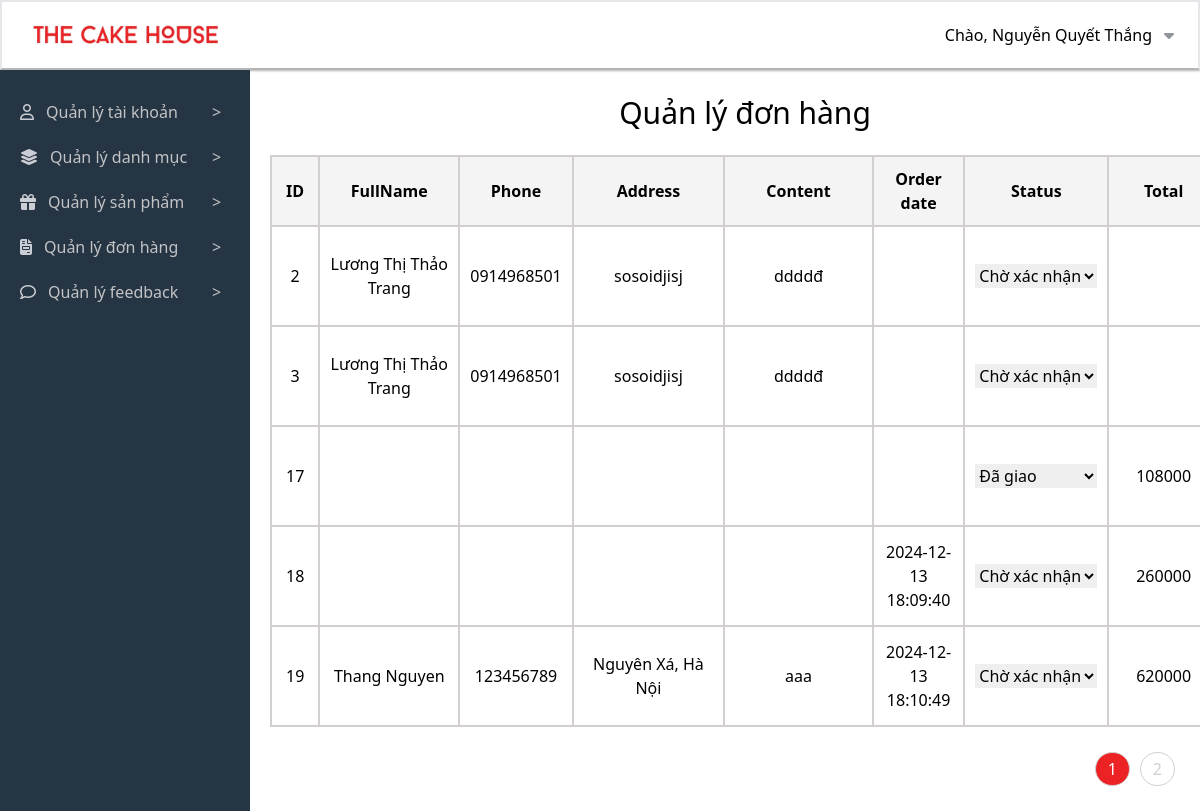
Screenshot of /admincp/index.php?action=quanlydonhang&query=lietke (signed in) with the database file from the repository.
### tables this page shows
CREATE TABLE `user` (
  `id` int(11) NOT NULL,
  `fullname` varchar(50) DEFAULT NULL,
  `avatar` varchar(200) DEFAULT NULL,
  `email` varchar(150) DEFAULT NULL,
  `phone` varchar(20) DEFAULT NULL,
  `address` varchar(200) DEFAULT NULL,
  `password` varchar(32) DEFAULT NULL,
  `role_id` int(11) DEFAULT NULL,
  `deleted` int(11) DEFAULT NULL
);

CREATE TABLE `orders` (
  `id` int(11) NOT NULL,
  `user_id` int(11) DEFAULT NULL,
  `fullname` varchar(30) DEFAULT NULL,
  `phone` varchar(20) DEFAULT NULL,
  `address` varchar(200) DEFAULT NULL,
  `content` varchar(200) DEFAULT NULL,
  `order_date` datetime DEFAULT NULL,
  `status` varchar(50) DEFAULT NULL,
  `total` int(11) DEFAULT NULL
);

### admincp/modules/quanlydonhang/lietke.php (the view, shortened to what this page needs)
<div class="flex-row">
  <table class="mt-5 ml-5 h-[300px]">
    <caption class="text-[30px] font-medium mb-5">Quản lý đơn hàng</caption>
    <tr class="border-2">
      <th class="w-[60px] text-center border-2">ID</th>
      <th class="w-[90px] text-center border-2">FullName</th>
      <th class="w-[50px] text-center border-2">Phone</th>
      <th class="w-[110px] text-center border-2">Address</th>
      <th class="w-[90px] text-center border-2">Content</th>
      <th class="w-[50px] text-center border-2">Order date</th>
      <th class="w-[50px] text-center border-2">Status</th>
      <th class="w-[50px] text-center border-2">Total</th>
    </tr>
    <?php
      $trang = isset($_GET['trang']) ? $_GET['trang'] : 1;
      $begin = ($trang - 1) * 5;
      $query_cnt = mysqli_query($conn, "SELECT * FROM orders");
      $row_cnt = mysqli_num_rows($query_cnt);
      $page_order = ceil($row_cnt / 5);
      $sql_lietke_hoadon = "SELECT * FROM orders ORDER BY id LIMIT $begin,5";
      $query_lietke_hoadon = mysqli_query($conn, $sql_lietke_hoadon);
      while ($row = mysqli_fetch_array($query_lietke_hoadon)) {
    ?>
    <tr class="border-2">
      <td class="h-[100px] w-[60px] text-center border-2"><?php echo $row['id'] ?></td>
      <td class="h-[100px] w-[200px] text-center border-2"><?php echo $row['fullname'] ?></td>
      <td class="h-[100px] w-[110px] text-center border-2"><?php echo $row['phone'] ?></td>
      <td class="h-[100px] w-[240px] text-center border-2"><?php echo $row['address'] ?></td>
      <td class="h-[100px] w-[240px] text-center border-2"><?php echo $row['content'] ?></td>
      <td class="h-[100px] w-[100px] text-center border-2"><?php echo $row['order_date'] ?></td>
      <td class="h-[100px] w-[120px] text-center border-2">
        <select onchange="updateStatus(<?php echo $row['id'] ?>, this)">
          <option value="Chờ xác nhận" <?php if ($row['status'] == 'Chờ xác nhận') echo 'selected'; ?>>Chờ xác nhận</option>
          <option value="Đã giao" <?php if ($row['status'] == 'Đã giao') echo 'selected'; ?>>Đã giao</option>
        </select>
      </td>
      <td class="h-[100px] w-[160px] text-center border-2"><?php echo $row['total'] ?></td>
    </tr>
    <?php } ?>
  </table>
  <div class="flex justify-end clear-both my-5 mx-5">
    <ul class="list_page">
      <?php
        for ($i = 1; $i <= $page_order; $i++) {
      ?>
      <li class="cursor-pointer" <?php if ($i == $trang) echo 'style="background: #ed2224; color: #fff;"'; ?>>
        <a <?php if ($i == $trang) echo 'style="color: #fff;"'; ?>
           href="index.php?action=quanlydonhang&query=lietke&trang=<?php echo $i ?>"><?php echo $i ?>
        </a>
      </li>
      <?php } ?>
    </ul>
  </div>
</div>

### admincp/modules/header.php (shortened to what this page needs)
<?php
include('config/connect.php');
?>
<div class="header flex flex-col w-full">
  <div class="h-[70px] flex justify-between px-6 header__inner border-2 border-b-[#B5B5B5] shadow-sm shadow-[#B5B5B5]">
    <div class="left flex items-center">
      <a class="flex" href="../index.php">
        <img class="logo_header max-w-[200px] max-h-[70px] mr-12" src="../images/logo-1.png" alt="Logo" />
      </a>
    </div>
    <div class="right relative flex items-center cursor-default">
      <div class="flex">
        <p>Chào,
          <?php
          if(isset($_SESSION['user_id'])) {
              $user_id = $_SESSION['user_id'];
              $sql = "SELECT fullname FROM user WHERE id = ? LIMIT 1";
              $stmt = mysqli_prepare($conn, $sql);
              mysqli_stmt_bind_param($stmt, "i", $user_id);
              mysqli_stmt_execute($stmt);
              $result = mysqli_stmt_get_result($stmt);
              if ($result && mysqli_num_rows($result) > 0) {
                  $row = mysqli_fetch_assoc($result);
                  echo htmlspecialchars($row['fullname']);
              } else {
                  echo "Guest";
              }
          } else {
              echo "Guest";
          }
?>
        </p>
        <div class="ml-3">
          <i class="fa-solid fa-caret-down" style="color: #91959c;"></i>
        </div>
      </div>
    </div>
  </div>
</div>

### admincp/modules/quanlydonhang/lietke.php (style rules this page uses)
ul.list_page li { float: left; padding: 4px 12px; margin: 5px; background-color: #fff; display: block; border: 1px solid #d3ced2; border-radius: 20px; }
ul.list_page li a { color: #d3ced2; text-align: center; text-decoration: none; }
table { width: 100%; border-collapse: collapse; margin: 20px 0; }
th, td { padding: 10px; text-align: center; border: 1px solid #d3ced2; }
th { background-color: #f4f4f4; }

### rows the page displays
user: fullname "Nguyễn Quyết Thắng"
orders: id "2", fullname "Lương Thị Thảo Trang", phone "0914968501", address "sosoidjisj", content "ddddđ", id "Chờ xác nhận"
orders: id "3", fullname "Lương Thị Thảo Trang", phone "0914968501", address "sosoidjisj", content "ddddđ", id "Chờ xác nhận"
orders: id "17", status+id "Đã giao", total "108000"
orders: id "18", order_date "2024-12-13 18:09:40", id "Chờ xác nhận", total "260000"
orders: id "19", fullname "Thang Nguyen", phone "123456789", address "Nguyên Xá, Hà Nội", content "aaa", order_date "2024-12-13 18:10:49", id "Chờ xác nhận", total "620000"
